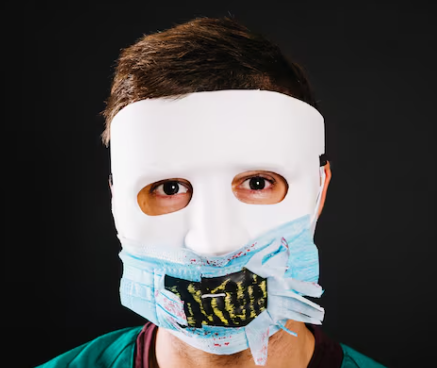
#> input picture assets/masked.png, 437 x 368 px, found by its file name
$ python read.py
#> lines starting #> are read from the running program, lines starting #| are printed output that depends on the picture
import cv2 as cv

img = cv.imread('masked.png')
#> img is the input picture: shape (368, 437, 3); mean B, G, R 79.2, 80.3, 81.4
#cv.imshow('speed', img)

gray = cv.cvtColor(img, cv.COLOR_BGR2GRAY)
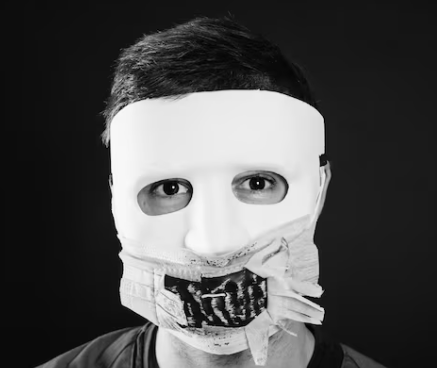
#> gray: shape (368, 437); min 1, max 252, mean 80.5
cv.imshow('Grad', gray)

haar_cascade = cv.CascadeClassifier('haar_face.xml')

faces_rect = haar_cascade.detectMultiScale(gray, scaleFactor = 1.1, minNeighbors = 3)
#> faces_rect = [[79, 82, 274, 274]]
print(len(faces_rect))
#| 1


cv.waitKey(3000)
cv.destroyAllWindows()
# ...existing code...
